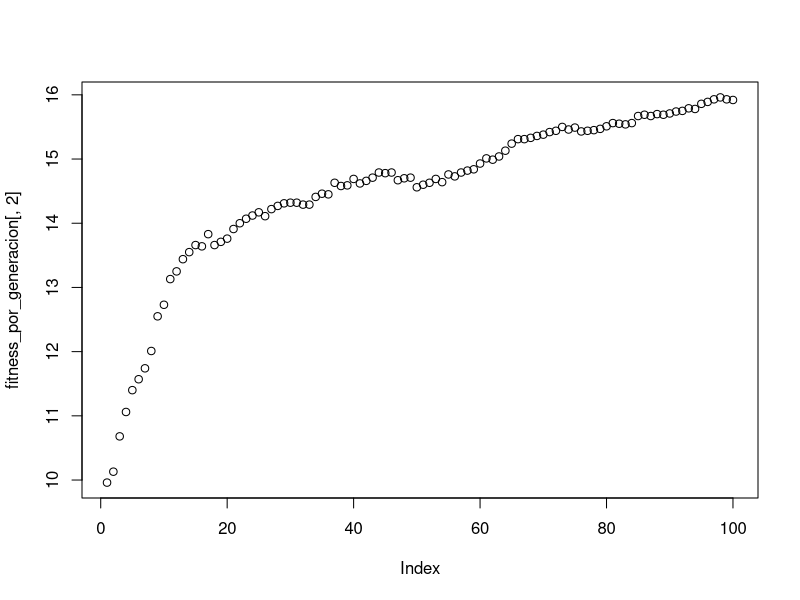
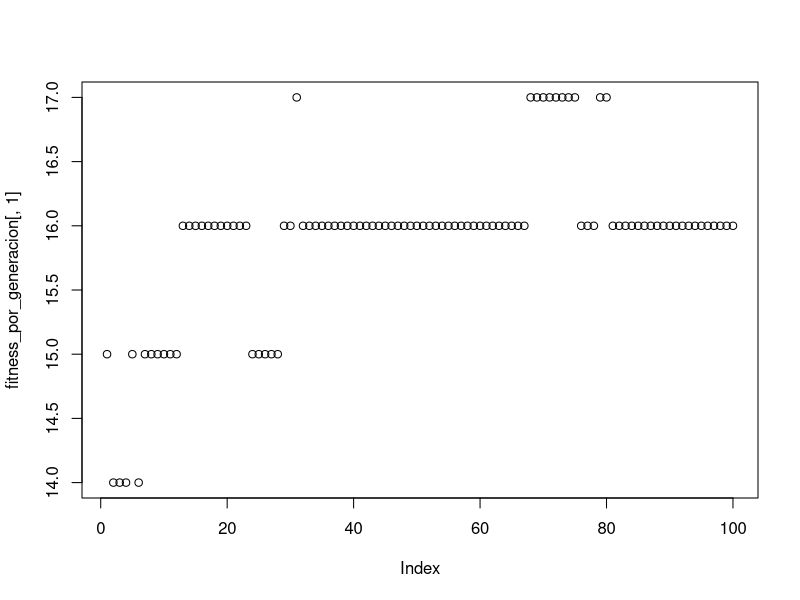

Write the R code that produced these figures, in order.
#///////////////
#CONFIGURACIONES
#///////////////
poblacion = 100;
tamano_del_cromosoma = 20;
pm = 0.001; #probabilidad de mutacion
pc = 0.1; #probabilidad de single-point crossover
generaciones = 100;
corridas = 1;
cantidad_de_esquemas = 10;

#///////////////////////
#COMIENZAN LAS FUNCIONES
#///////////////////////

#------------------
#Funcion de fitness
#------------------
calcular_fitness <- function(cromosoma){
	#return (binario_a_decimal(cromosoma));	
	return (sum(cromosoma));
}

#-------------------
#Funcion de mutacion
#-------------------
mutar <- function(cromosoma, pm){
	#Muta un bit del cromosoma con probabilidad pm
	if(runif(1) <= pm){
		#Elije un locus al azar y lo invierte
		posicion = sample(1:length(cromosoma), 1);
		if(cromosoma[posicion]){
			cromosoma[posicion] = 0;
		}else{
			cromosoma[posicion] = 1;
		}

	}
	return (cromosoma);
}

#--------------------
#Funcion de crossover
#--------------------
cruzar <- function(cromosomas_padres, pc){
	#Creamos los hijos
	cromosomas_hijos = cromosomas_padres; 

	#Hace crossover entre dos cromosomas con probabilidad pc
	if(runif(1) <= pc){
		#Elije un locus desde donde empezar a cruzar
		posicion = sample(1:length(cromosomas_padres[1,]), 1);
		cromosomas_hijos[1, 1:posicion] = cromosomas_padres[2, 1:posicion];
		cromosomas_hijos[2, 1:posicion] = cromosomas_padres[1, 1:posicion];
	}
	return (cromosomas_hijos);
}

#-----------------------------------------------------
#Funcion que elige una pareja en funcion de su fitness
#-----------------------------------------------------
elegir_pareja <- function(fitness){

	#VER COMO IMPLEMENTAR LA FUNCION SAMPLE EN C!
	return (sample(1:length(fitness), 2, replace=FALSE, prob=fitness));
}

#---------------------------------------
#Funcion para pasar de binario a decimal
#---------------------------------------
binario_a_decimal <- function(binario) {
	decimal = 0;
	longitud = length(binario);
	for(i in 1:longitud){
		decimal = decimal + (binario[i] * 2^(longitud - i));
	}
	return(decimal);
}

#--------------------------------------------
#Funcion para machear esquemas con cromosomas
#--------------------------------------------
comparar_cromosomas_con_esquemas <- function(cromosomas, esquemas){
	macheos = matrix(0, ncol=nrow(esquemas));

	#Vamos a chequear todos los cromosomas
	for(cromosoma in 1:nrow(cromosomas)){

		#Contra todos los esquemas
		for(esquema in 1:nrow(esquemas)){

			#Posicion por posicion
			machea = TRUE;#Bandera de comparacion	
			for(posicion in 1:length(esquemas[esquema])){

				if(esquemas[esquema][posicion] != 2){ #2 es el comodin

					if(esquemas[esquema][posicion] != cromosomas[cromosoma][posicion]){
						machea = FALSE;
						break;	
					}

				}

			}
			if(machea) macheos[esquema] = macheos[esquema] + 1;

		}

	}

	return (macheos);
}

#////////////////////
#COMIENZA EL PROGRAMA
#////////////////////

#Genera esquemas al azar
esquemas = matrix(sample(0:2, cantidad_de_esquemas*tamano_del_cromosoma, replace=TRUE), ncol=tamano_del_cromosoma);

#Indica cuantos esquemas se machearon en cada generacion
esquemas_por_generacion = matrix(0, ncol=cantidad_de_esquemas, nrow=generaciones)

#Matriz en blanco que va a guardar los cromosomas de la poblacion nueva despues de cada corrida
cromosomas_nuevos = matrix(0, ncol=tamano_del_cromosoma, nrow=poblacion);

#Matriz que guarda el fitness de cada cromosoma
fitness = matrix(0, ncol=1, nrow=poblacion);

#Guarda el mejor fitness (col 1) y el promedio (col 2) de cada generacion
fitness_por_generacion = matrix(0, ncol=2, nrow=generaciones);

#Comienzan las corridas
for(corrida in 1:corridas){

	#Genera los cromosomas binarios al azar de la corrida
	cromosomas = matrix(sample(0:1, poblacion*tamano_del_cromosoma, replace=TRUE), ncol=tamano_del_cromosoma);

	#Generando las generaciones
	for(generacion in 1:generaciones){

		esquemas_por_generacion[generacion, ] = comparar_cromosomas_con_esquemas(cromosomas, esquemas);

		#Calcula el fitness de los cromosomas
		for(cromosoma in 1:poblacion){
			fitness[cromosoma] = calcular_fitness(cromosomas[cromosoma, ]);
		}	
		print(mean(fitness));

		#Cruza los cromosomas de acuerdo a su fitness. Cuanto mas fitness mas probabilidad de cruza. 
		#Elige poblacion/2 parejas
		pareja_actual = 1; #Indice de la nueva pareja en cada cruza
		cruzas = c(1: as.integer(poblacion/2));
		for(cruza in cruzas){
			#Elige la pareja a cruzar
			pareja = elegir_pareja(fitness);
			#La cruza y genera dos hijos
			hijos = cruzar(cromosomas[pareja, ], pc);
			#Asigna a la nueva poblacion los dos hijos
			cromosomas_nuevos[pareja_actual, ] = hijos[1, ];
			cromosomas_nuevos[pareja_actual+1, ] = hijos[2, ];
			#Agrega dos al indice de nuevas parejas
			pareja_actual = pareja_actual + 2;
		}
	
		#Asignamos la nueva poblacion como la poblacion actual
		cromosomas = cromosomas_nuevos;

		#Mutamos los nuevos cromosomas
		for(cromosoma in 1:poblacion){
			cromosomas[cromosoma, ] = mutar(cromosomas[cromosoma, ], pm);
		}

		#Guarda el mejor fitness y el promedio
		fitness_por_generacion[generacion, 1] = max(fitness);
		fitness_por_generacion[generacion, 2] = mean(fitness);
		
	}
}

#Muestra los mejores fitness
graphics.off();
plot(fitness_por_generacion[, 2]);
dev.new();
plot(fitness_por_generacion[, 1]);
print(esquemas_por_generacion);
